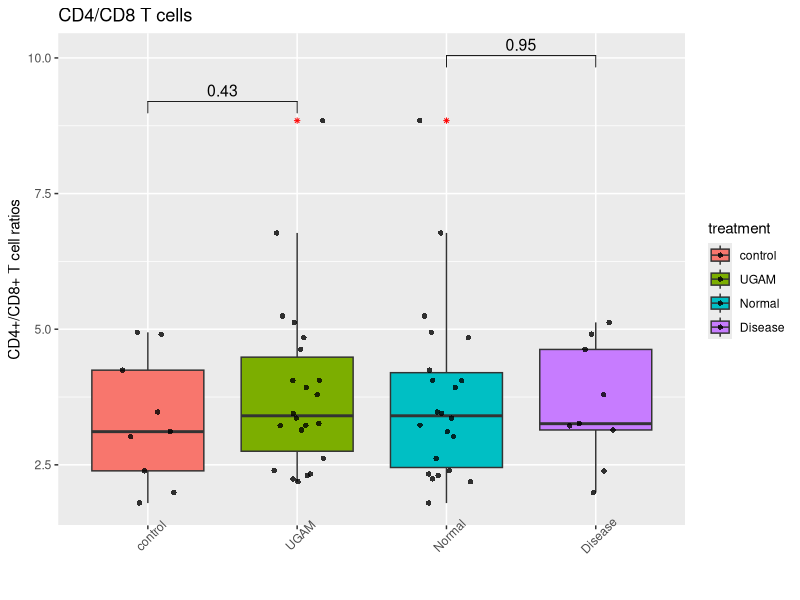
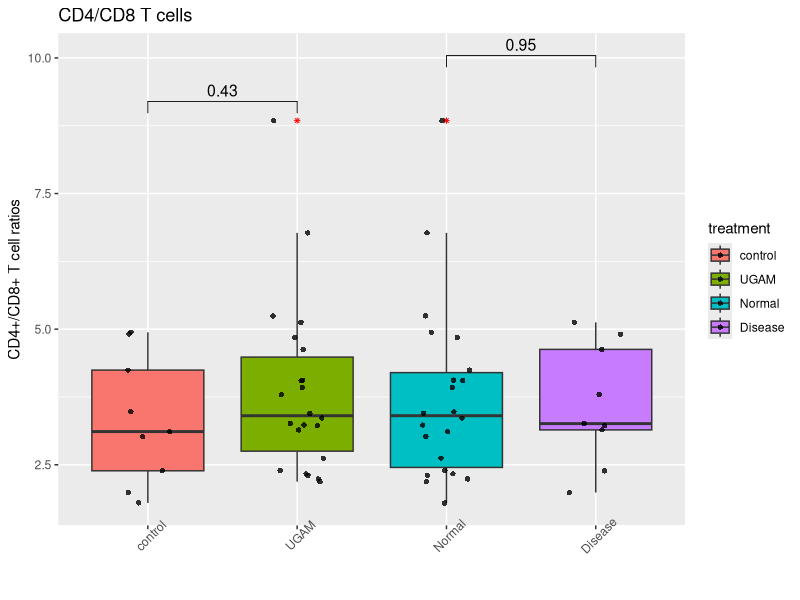

Write the R code that produced these figures, in order.
library(ggplot2)
library(tidyverse)
library(viridis)
library(viridisLite)
library(readxl)
library(ggpubr)
cd48 <- read_excel("data.xlsx", sheet = "FCM")
head(cd48)
cd48$treatment
my_comparisons <- list(c("control", "UGAM"),c("Normal","Disease"))
cd48$treatment <- factor(cd48$treatment, 
                         levels=c("control", "UGAM", "Normal", "Disease"))
p_cd <- ggplot(cd48,aes(x=treatment, y=concentrate,fill=treatment)) +
  geom_boxplot(outlier.colour="red", outlier.shape=8, outlier.size =1) +
  geom_jitter(shape=16, size=1.5, position = position_jitter(0.18), alpha =0.8) +
  stat_compare_means(comparisons = my_comparisons, size=4, exact = FALSE) + 
  labs(title = "CD4/CD8 T cells",
       y = "CD4+/CD8+ T cell ratios", x = "") +
  theme(axis.text.x = element_text(angle=45))
p_cd
res <- 124
svg("CD4CD8 T cells.svg",width = 560/res, height = 1080/res)
p_cd
dev.off()